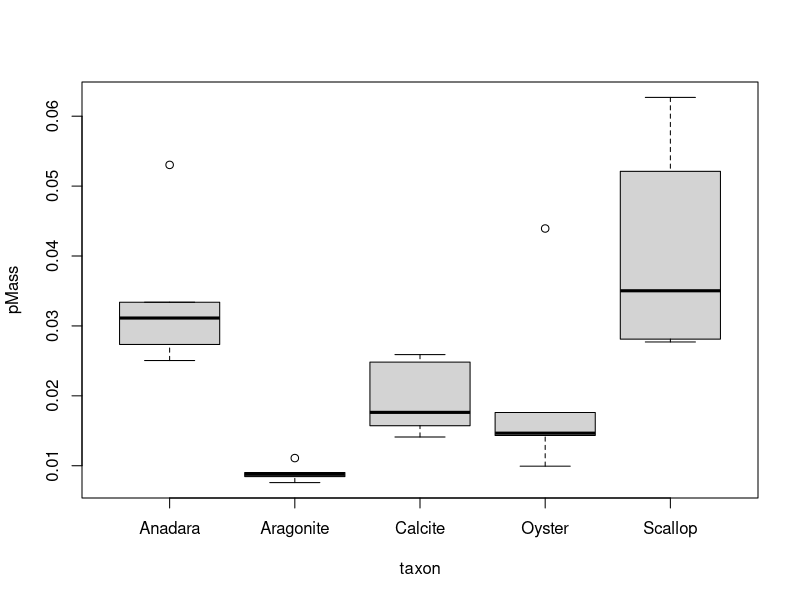
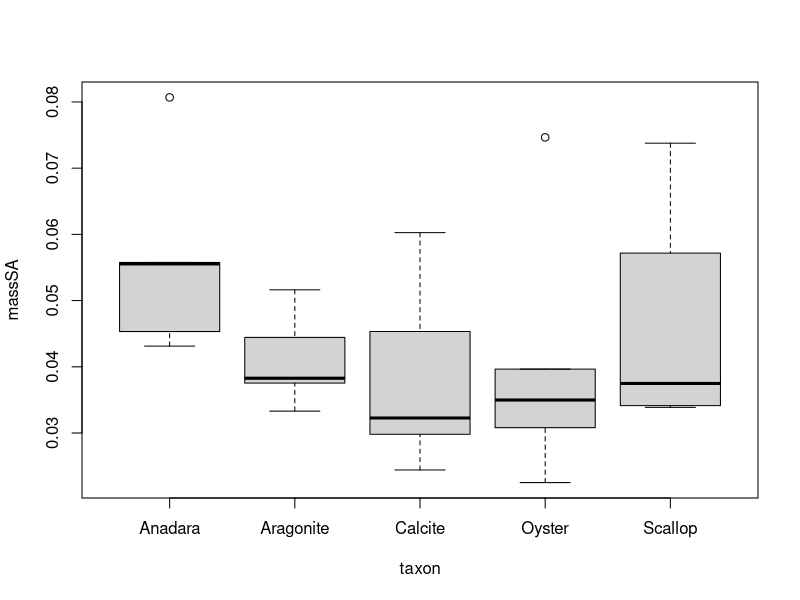

These charts were generated, in order, by the following R code:
################################  FILE LICENSE  ################################
#
#	This file is copyright (C) 2024 Mikayla Schmidt
#
#	This program is free software; you can redistribute it and/or modify it 
#	under the terms of version 3 the GNU General Public License as published 
#	by the Free Software Foundation.
#
#	This program is distributed in the hope that it will be useful, but WITHOUT
#	ANY WARRANTY; without even the implied warranty of MERCHANTABILITY or 
#	FITNESS FOR A PARTICULAR PURPOSE.  See the GNU General Public License for 
#	more details.
#
#	To view a copy of the license go to:
#	http://www.gnu.org/licenses/licenses.html#GPL
#	
################################################################################

#Ch 2 1.1 Pilot Processing/Power Analysis
setwd("C:/Users/micke/OneDrive/Desktop/Ch2 data")
dShellFull <- read.csv('./Ch2_Pilot1.csv', skip=15)

#remove missing or broken taxon
dShell <- subset(dShellFull, exclude == 0)

#General calculations of mass lost (total and percent) and cSize
dShell$cMass <- -1 * (dShell$mass2 - dShell$mass1)
dShell$pMass <- (dShell$mass1 - dShell$mass2) / dShell$mass1
dShell$cSize <- (dShell$xDim * dShell$yDim * dShell$zDim) ^ (1/3)

#surface area calculations based on parallelopiped/rectangular prism area
#this works for all pilot specimens
#is 2xy + 2yz + 2xz
dShell$finalSA <- 2*(dShell$xDim * dShell$yDim) + 2*(dShell$yDim * dShell$zDim) + 2*(dShell$xDim * dShell$zDim)
dShell$massSA <- dShell$cMass/dShell$finalSA

#1.0 post cleanup analysis starts here
dShell$taxon <- as.factor(dShell$taxon)
taxa <- sort(unique(dShell$taxon))
pData <- dShell
TAXA <- unique(pData$taxon)
pData$taxon <- as.factor(pData$taxon)
taxa <- sort(unique(pData$taxon))
tFont <- rep(3,length(taxa))
tFont[which(taxa == 'Anadara')] <- 1
tAbrev <- substring(taxa,0,5)
TAXA2 <- data.frame(taxon=taxa, tFont = tFont, tPoint=substring(taxa,0,1), taxaAbrev = tAbrev, tColor=rainbow(length(taxa)), tLine = 1:length(taxa))
pData<-merge(pData,TAXA2,by='taxon')

#quick plot of pMass by taxon and massSA by taxon
plot(pMass ~ taxon, data=pData)
plot(massSA ~ taxon, data= pData)
mean(pData$massSA)

#looking at means
test1 <- lm(pMass~taxon, data=pData)
anova(test1)

test2 <- lm(massSA~taxon, data=pData)
anova(test2)

TAXA3 <- data.frame(taxon=taxa)
ttestResult <- data.frame(taxon = TAXA3$taxon, k = 5, n=NA, f=NA, alpha=0.05, deltaMeanDiff = NA, sigmaSD = NA)


#more about looking at means
expMean <- aggregate(pData$massSA, by=list(pData$taxon),FUN=mean, na.action=na.omit)
expSD <- aggregate(pData$massSA, by=list(pData$taxon),FUN=sd)
expSDBig <- max(expSD$x)
expMeanMax <- max(expMean$x)
expMeanMin <- min(expMean$x)
expMeanDiff <- expMeanMax - expMeanMin
power.anova.test(groups = 5, n = NULL, between.var = expMeanDiff, within.var = expSDBig, sig.level = 0.05, power = 0.80)


#that's just for general anova: telling if there's a difference between any groups. however, between individual groups of specimens...
#have to write a matrix of t tests
expMean <- aggregate(pData$massSA, by=list(dShell$taxon),FUN=mean)
expSD <- aggregate(pData$massSA, by=list(dShell$taxon),FUN=sd)


power.t.test(n=5,delta=(expMean[1,'x']-expMean[2,'x']),sd=expSD[1,'x'], sig.level=0.05,power=NULL)
power.t.test(n=5,delta=(expMean[2,'x']-expMean[3,'x']),sd=expSD[3,'x'], sig.level=0.05,power=NULL)
power.t.test(n=NULL,delta=(expMean[4,'x']-expMean[5,'x']),sd=expSD[5,'x'], sig.level=0.05,power=0.8)

#longer script to run t test for number of specimens needed to discern massSA differences if present
tax <- vector()
res <- vector()
c <- 0

for (a in 1:nrow(expMean)) {
  for (b in a:nrow(expMean)) {
    
    c <- c + 1
    tax[c] <- paste(expMean[a,'x'],expMean[b,'x'])
    
    if (a == b) {
      res[c] <- -99
    } else {
      
      DELTA <- expMean[a,'x'] - expMean[(b),'x']
      SD <- expSD[a,'x']
      if (expSD[(b),'x'] > SD)
        SD <- expSD[(b),'x']
      
      res[c] <- power.t.test(n=NULL,delta=DELTA,sd=SD, sig.level=0.05,power=0.8)$n
      #res[c] <- power.t.test(n=5,delta=DELTA,sd=SD, sig.level=0.05,power=NULL)$power
    }
  }}

#data frame for determining n
dataTrial <- data.frame(comparison=tax, n=round(res))
dataTrial <- dataTrial[(dataTrial$n > 0),]
dataTrial

#data frame for determining power
dataTrial <- data.frame(comparison=tax, power=(res))
dataTrial <- dataTrial[(dataTrial$n > 0),]
dataTrial



#final export as clean data .csv
write.csv(dShell, 'cleanData_Ch2Pilot.csv', row.names=TRUE)
dev.off()